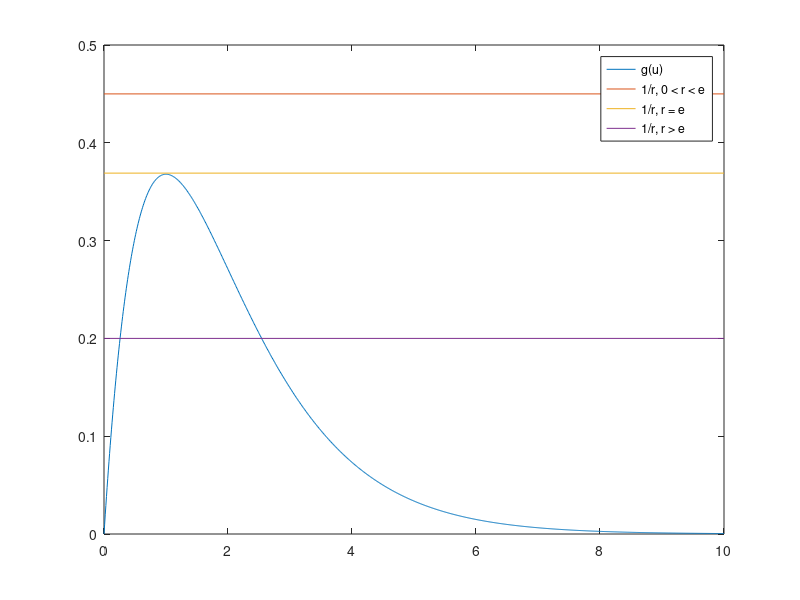

Recreate this plot in MATLAB.
uVec = linspace(0, 10, 1000);
%% График вспомогательной функции g(x)
    g = @(u) u .* exp(-u);
    plot (uVec, g(uVec));
    hold on;
    plot (1, g(1), 'm*');
    xlabel('u');
    ylabel('g');
    hold off;
%% Варианты для вспомогательной функции
    g = @(u) u .* exp(-u);
    plot (uVec, g(uVec));
    hold on;
    plot ([0 10], [0.45, 0.45]);
    plot ([0 10], [1/2.71, 1/2.71]);
    plot ([0 10], [1/5, 1/5]);
    axis([0, 10, 0, 0.5])
    legend('g(u)', '1/r, 0 < r < e', '1/r, r = e', '1/r, r > e')
    hold off;